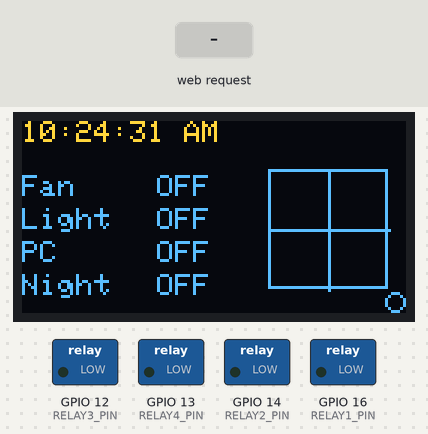
Bench run of a sketch on a simulated ESP8266 (NodeMCU). On the bench: 128×64 one-colour display, switched loads named in the sketch (green lamp = pin HIGH). The inputs (shaded band) are chosen by the test bench. The OLED is the two-colour kind (top 16 rows yellow); WiFi joins after 1.5 s; servers stay silent unless stated; the local clock reads 2024-03-15 10:24:30 at power-on unless the sketch sets it; EEPROM starts erased; what the sketch prints to the serial monitor is not drawn.

Above: at 1.3 s.
1.4 s: HTTP request GET /api/toggle?id=1 received
At 3.5 s:
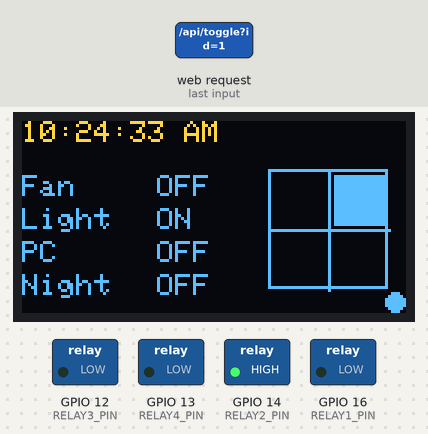
4.0 s: HTTP request GET /api/toggle?id=0 received
At 5.0 s:
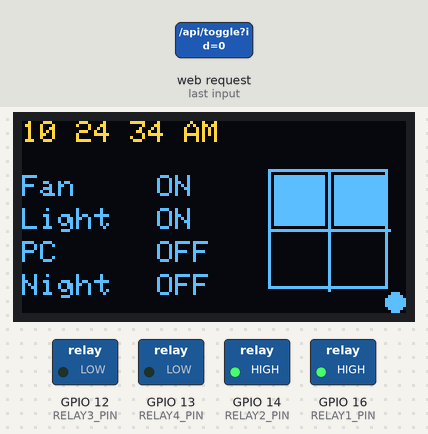
7.0 s: HTTP request GET /api/toggle?id=1&c=1&m=1 received
At 7.9 s:
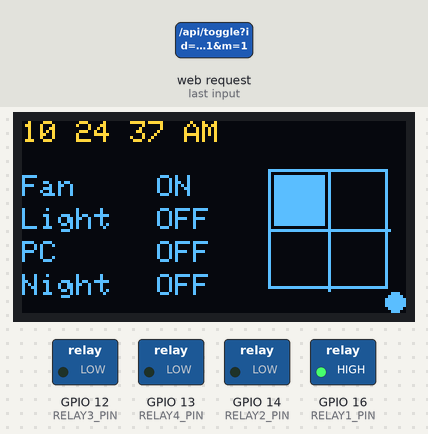
10.0 s: HTTP request GET /api/toggle?id=0 received
At 11.0 s:
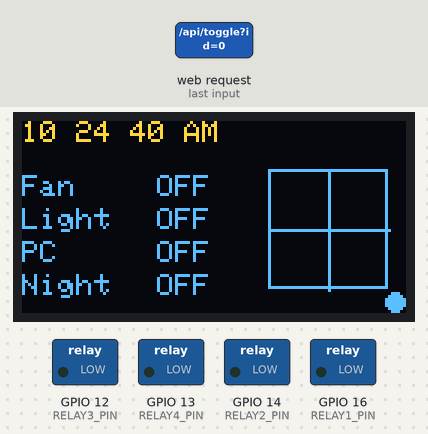
13.0 s: HTTP request GET /api/toggle?id=1 received
At 13.05 s:
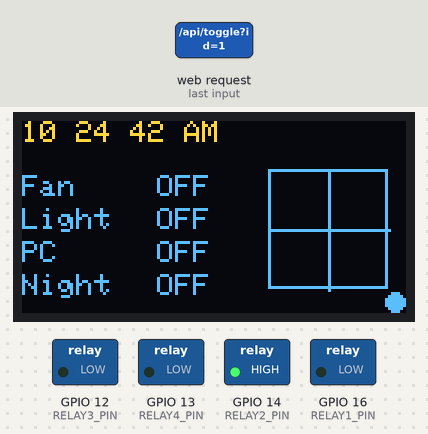
14.6 s: HTTP request GET /api/toggle?id=1&c=1&m=1 received
At 14.68 s:
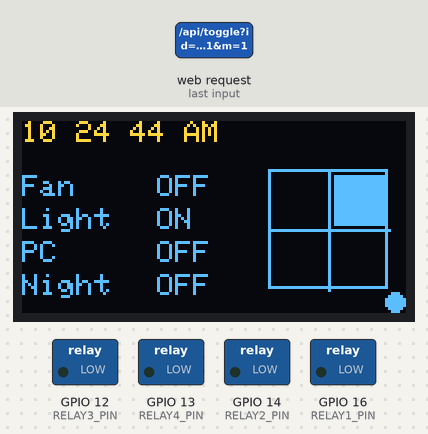
Timing chart, 0 to 17.2 s (numbered marks = the images above; inputs shaded):
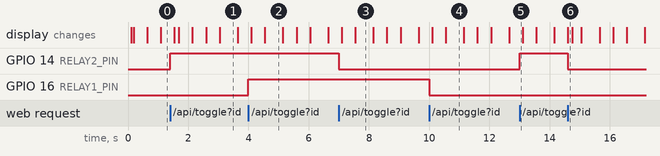

The sketch:

smart-switchboard-with-watch-function.ino
```cpp
#include <ESP8266WiFi.h>
#include <ESP8266WebServer.h>
#include <EEPROM.h>
#include <Wire.h>
#include <Adafruit_GFX.h>
#include <Adafruit_SSD1306.h>
#include <time.h>
#include <sys/time.h>

/**
 * HOME AUTOMATION ESP12F FIRMWARE + TIMERS
 * Hardware: NodeMCU 1.0 / ESP-12F
 * Display: SSD1306 128x64 I2C (0x3C)
 * Relays: Active LOW, Wired COM+NC -> (Pin HIGH = Relay OFF physically = Load ON via NC)
 */

#define OLED_SDA 4 // D2
#define OLED_SCL 5 // D1

#define RELAY1_PIN 16 // D0
#define RELAY2_PIN 14 // D5
#define RELAY3_PIN 12 // D6
#define RELAY4_PIN 13 // D7

// Logic Setup
#define LOAD_ON  HIGH
#define LOAD_OFF LOW

// Networking & Time Configuration
const char* ssid = "Ee";
const char* password = "";
const char* TZ_INFO = "IST-5:30"; // Indian Standard Time
const char* NTP_SERVERS[] = {"pool.ntp.org", "time.google.com"};

// Data Storage (EEPROM Layout)
struct Timer {
    uint32_t targetTime;
    bool action; // true = turn ON, false = turn OFF
    bool active;
};

struct ConfigStore {
    uint32_t magic;
    bool states[4];
    Timer timers[4];
} memory;

// Globals
ESP8266WebServer server(80);
Adafruit_SSD1306 display(128, 64, &Wire, -1);

const uint8_t relayPins[] = {RELAY1_PIN, RELAY2_PIN, RELAY3_PIN, RELAY4_PIN};
const char* relayNames[] = {"Fan", "Light", "PC", "Night"};
bool timeSynced = false;

// ---------------------------------------------------------
// WEB INTERFACE (EMBEDDED HTML)
// ---------------------------------------------------------
const char INDEX_HTML[] PROGMEM = R"=====(
<!DOCTYPE html><html><head><meta name="viewport" content="width=device-width,initial-scale=1">
<title>Room Control</title>
<style>
:root { --bg: #121212; --card: #1e1e1e; --text: #e0e0e0; --acc: #03dac6; --err: #cf6679; }
body { font-family: -apple-system, system-ui, sans-serif; background: var(--bg); color: var(--text); margin: 0; padding: 20px; text-align: center; }
.clock { font-size: 2.5rem; font-weight: bold; color: var(--acc); margin-bottom: 20px; font-variant-numeric: tabular-nums; text-shadow: 0 0 10px rgba(3,218,198,0.3); }
.grid { display: grid; grid-template-columns: repeat(auto-fit, minmax(290px, 1fr)); gap: 18px; max-width: 900px; margin: auto; text-align: left; }
.card { background: var(--card); border-radius: 16px; padding: 20px; box-shadow: 0 6px 16px rgba(0,0,0,0.4); border-top: 4px solid #bb86fc; }
.card-top { display: flex; justify-content: space-between; align-items: center; padding-bottom: 12px; border-bottom: 1px solid #333; margin-bottom: 15px;}
.name { font-size: 1.5rem; font-weight: 600; color: #fff; }
.switch { position: relative; width: 66px; height: 36px; display: inline-block; }
.switch input { opacity: 0; width: 0; height: 0; }
.slider { position: absolute; cursor: pointer; top: 0; left: 0; right: 0; bottom: 0; background: #444; transition: .3s; border-radius: 36px; }
.slider:before { position: absolute; content: ""; height: 26px; width: 26px; left: 5px; bottom: 5px; background: white; transition: .3s; border-radius: 50%; box-shadow: 0 2px 4px rgba(0,0,0,0.2); }
input:checked + .slider { background: var(--acc); }
input:checked + .slider:before { transform: translateX(30px); }
.tmr { background: #262626; padding: 12px; border-radius: 8px; display: flex; gap: 6px; align-items: center; flex-wrap: wrap; }
input[type=number], select, button { background: #333; color: white; border: 1px solid #555; padding: 7px; border-radius: 6px; outline: none; font-size:0.9rem;}
input[type=number] { width: 55px; text-align: center; }
button { background: var(--acc); color: black; font-weight: bold; cursor: pointer; padding: 7px 14px; transition: transform 0.1s;}
button:active { transform: scale(0.93); }
button.btn-cancel { background: var(--err); color: white; }
.info { font-size: 0.85rem; color: #999; margin-top: 10px; font-style: italic; min-height: 18px; }
</style></head>
<body>
<div class="clock" id="clock">Connecting...</div>
<div class="grid" id="grid"></div>
<script>
const audio = new (window.AudioContext || window.webkitAudioContext)();
function clickSound() {
  try {
    const o = audio.createOscillator(); const g = audio.createGain();
    o.connect(g); g.connect(audio.destination); o.type = 'sine'; o.frequency.setValueAtTime(800, audio.currentTime);
    g.gain.setValueAtTime(0.05, audio.currentTime); g.gain.exponentialRampToValueAtTime(0.001, audio.currentTime + 0.1);
    o.start(); o.stop(audio.currentTime + 0.1);
  } catch(e){}
}

// Generate UI dynamically so inputs keep focus on refresh
const names = ["Fan", "Light", "PC", "Night"];
let gridHtml = '';
for(let i=0; i<4; i++) {
  gridHtml += `
  <div class="card">
    <div class="card-top">
      <span class="name">${names[i]}</span>
      <label class="switch"><input type="checkbox" id="sw${i}" onchange="act(${i})"><span class="slider"></span></label>
    </div>
    <div class="tmr">
      Timer: <input type="number" id="tm${i}" placeholder="Min" min="1">
      <select id="ta${i}"><option value="1">ON</option><option value="0">OFF</option></select>
      <button onclick="setTmr(${i})">Set</button>
      <button id="tc${i}" class="btn-cancel" onclick="canTmr(${i})" style="display:none">X</button>
    </div>
    <div class="info" id="ti${i}">No timer active</div>
  </div>`;
}
document.getElementById('grid').innerHTML = gridHtml;

async function act(id) {
  clickSound();
  await fetch('/api/toggle?id=' + id);
  refresh();
}

async function setTmr(id) {
  clickSound();
  let m = document.getElementById('tm'+id).value;
  let a = document.getElementById('ta'+id).value;
  if(m > 0) { await fetch(`/api/timer?id=${id}&m=${m}&a=${a}`); refresh(); }
}

async function canTmr(id) {
  clickSound();
  await fetch('/api/timer?id='+id+'&c=1');
  refresh();
}

async function refresh() {
  try {
    const res = await fetch('/api/status');
    const d = await res.json();
    document.getElementById('clock').innerText = d.time;
    for (let i = 0; i < 4; i++) {
      let r = d.relays[i];
      let cb = document.getElementById('sw' + i);
      if (cb.checked !== r.state) cb.checked = r.state;

      let info = document.getElementById('ti' + i);
      let cx = document.getElementById('tc' + i);
      if (r.t_active) {
          cx.style.display = 'inline-block';
          info.innerText = `Pending: Turn ${r.t_action ? 'ON' : 'OFF'} in ${Math.floor(r.t_rem / 60)}m ${r.t_rem % 60}s`;
          info.style.color = '#03dac6';
      } else {
          cx.style.display = 'none';
          info.innerText = 'No timer active';
          info.style.color = '#999';
      }
    }
  } catch(e){}
}

async function pushTime() {
  try { await fetch('/api/settime?epoch=' + Math.floor(Date.now()/1000)); } catch(e){}
}
pushTime();
setInterval(pushTime, 300000); // Correct MCU clock skew if internet offline
setInterval(refresh, 1000);    // Update displays & countdowns
</script>
</body></html>
)=====";

// ---------------------------------------------------------
// CORE SYSTEM HELPERS
// ---------------------------------------------------------
void commitState() {
    EEPROM.put(0, memory);
    EEPROM.commit();
}

void applyHardwareStates() {
    for (int i = 0; i < 4; i++) {
        digitalWrite(relayPins[i], memory.states[i] ? LOAD_ON : LOAD_OFF);
    }
}

// Ensure the local time epoch represents actual reality, avoiding false timer fires at boot
void evaluateTimeSync() {
    if (!timeSynced && time(nullptr) > 1600000000) {
        timeSynced = true;
        Serial.println(F("[SYSTEM] Network/Browser Clock Sync Confirmed"));
    }
}

// Evaluates scheduled tasks dynamically
void processTimers() {
    evaluateTimeSync();
    if (!timeSynced) return;

    time_t now = time(nullptr);
    bool stateChanged = false;

    for (int i = 0; i < 4; i++) {
        if (memory.timers[i].active) {
            if ((uint32_t)now >= memory.timers[i].targetTime) {
                // Timer threshold hit! Activate the rule
                memory.states[i] = memory.timers[i].action;
                memory.timers[i].active = false; // Mark complete
                stateChanged = true;
                Serial.printf("[TIMER] Channel %d auto-switched to %s\n", i, memory.states[i] ? "ON" : "OFF");
            }
        }
    }

    // Persist and apply changes if timer successfully fired
    if (stateChanged) {
        applyHardwareStates();
        commitState();
    }
}

// ---------------------------------------------------------
// HTTP ROUTING CONTROLLERS
// ---------------------------------------------------------
void handleStatus() {
    evaluateTimeSync();
    char tBuffer[30] = "Syncing Time...";
    time_t now = time(nullptr);

    if (timeSynced) {
        struct tm* p = localtime(&now);
        int h = p->tm_hour % 12;
        if (h == 0) h = 12;
        snprintf(tBuffer, sizeof(tBuffer), "%02d:%02d:%02d %s", h, p->tm_min, p->tm_sec, (p->tm_hour >= 12 ? "PM" : "AM"));
    }

    char json[700]; // Generate output JSON avoiding dynamic strings fragmenting heap
    int pos = snprintf(json, sizeof(json), "{\"time\":\"%s\",\"relays\":[", tBuffer);

    for (int i = 0; i < 4; i++) {
        long remaining = 0;
        if (memory.timers[i].active) {
            remaining = (long)memory.timers[i].targetTime - (long)now;
            if (remaining < 0) remaining = 0;
        }

        pos += snprintf(json + pos, sizeof(json) - pos,
            "{\"state\":%s,\"name\":\"%s\",\"t_active\":%s,\"t_action\":%s,\"t_rem\":%ld}%s",
            memory.states[i] ? "true" : "false",
            relayNames[i],
            memory.timers[i].active ? "true" : "false",
            memory.timers[i].action ? "true" : "false",
            remaining,
            (i < 3) ? "," : ""
        );
    }
    snprintf(json + pos, sizeof(json) - pos, "]}");

    server.send(200, "application/json", json);
}

void handleToggle() {
    if (server.hasArg("id")) {
        int id = server.arg("id").toInt();
        if (id >= 0 && id < 4) {
            memory.states[id] = !memory.states[id];
            applyHardwareStates();
            commitState();
            Serial.printf("[USER] Channel %d toggled. Now %s\n", id, memory.states[id] ? "ON" : "OFF");
        }
    }
    server.send(200, "text/plain", "OK");
}

void handleTimer() {
    if (server.hasArg("id")) {
        int id = server.arg("id").toInt();
        if (id >= 0 && id < 4) {
            // Cancel specific Channel's timer setup
            if (server.hasArg("c")) {
                memory.timers[id].active = false;
                Serial.printf("[USER] Cleared Timer for Channel %d\n", id);
            }
            // Set newly configured Delay Action
            else if (server.hasArg("m") && server.hasArg("a")) {
                int minutes = server.arg("m").toInt();
                bool actionReq = (server.arg("a").toInt() == 1);

                memory.timers[id].targetTime = time(nullptr) + (minutes * 60);
                memory.timers[id].action = actionReq;
                memory.timers[id].active = true;

                Serial.printf("[USER] Set Timer %d mins on Channel %d to turn %s\n",
                                minutes, id, actionReq ? "ON" : "OFF");
            }
            commitState();
        }
    }
    server.send(200, "text/plain", "OK");
}

void handleSetTime() {
    // Allows Javascript web clients to forcefully pass timestamp on missing/broken Wifi link
    if (server.hasArg("epoch")) {
        time_t ep = (time_t)server.arg("epoch").toInt();
        if (ep > 1600000000) {
            struct timeval tv = { ep, 0 };
            settimeofday(&tv, nullptr);
            timeSynced = true;
        }
    }
    server.send(200, "text/plain", "OK");
}

// ---------------------------------------------------------
// OLED RENDERING ENGINE
// ---------------------------------------------------------
void drawDisplay() {
    static unsigned long lastUpdate = 0;
    if (millis() - lastUpdate < 150) return; // Throttled updates ~6.6 FPS
    lastUpdate = millis();

    display.clearDisplay();
    display.setTextColor(SSD1306_WHITE);

    // Header Line - System Digital Clock rendering
    display.setTextSize(1);
    display.setCursor(0, 0);
    evaluateTimeSync();

    if (timeSynced) {
        time_t now = time(nullptr);
        struct tm* p = localtime(&now);
        int h = p->tm_hour % 12;
        if (h == 0) h = 12;

        char blink = (millis() % 1000 < 500) ? ':' : ' ';
        char clk[25];
        snprintf(clk, sizeof(clk), "%02d%c%02d%c%02d %s", h, blink, p->tm_min, blink, p->tm_sec, (p->tm_hour >= 12 ? "PM" : "AM"));
        display.print(clk);
    } else {
        display.print(F("Syncing Time..."));
    }

    // Body Grid Generation - Relay Text Left side
    for (int i = 0; i < 4; i++) {
        int y = 18 + (i * 11);
        display.setCursor(0, y);
        display.print(relayNames[i]);

        display.setCursor(45, y);
        // Additional graphical info: show a trailing `*` marker when active timers apply
        display.print(memory.states[i] ? F("ON") : F("OFF"));
        if(memory.timers[i].active) {
           display.print(F(" *"));
        }
    }

    // Visual Indicator Component - 40x40 Graphic representation Right Side
    int baseX = 82;
    int baseY = 16;
    int sz = 40;

    display.drawRect(baseX, baseY, sz, sz, SSD1306_WHITE); // Outer bounds Shell
    display.drawLine(baseX + sz/2, baseY, baseX + sz/2, baseY + sz, SSD1306_WHITE); // Split vert
    display.drawLine(baseX, baseY + sz/2, baseX + sz, baseY + sz/2, SSD1306_WHITE); // Split hori

    // Fill quadrant boxes if specific load is triggered ON
    int fillPadding = 2;
    int fillW = (sz / 2) - (fillPadding * 2) + 1;
    if (memory.states[0]) display.fillRect(baseX + fillPadding, baseY + fillPadding, fillW, fillW, SSD1306_WHITE);
    if (memory.states[1]) display.fillRect(baseX + (sz/2) + fillPadding, baseY + fillPadding, fillW, fillW, SSD1306_WHITE);
    if (memory.states[2]) display.fillRect(baseX + fillPadding, baseY + (sz/2) + fillPadding, fillW, fillW, SSD1306_WHITE);
    if (memory.states[3]) display.fillRect(baseX + (sz/2) + fillPadding, baseY + (sz/2) + fillPadding, fillW, fillW, SSD1306_WHITE);

    // Wireless connection stability element symbolization
    if (WiFi.status() == WL_CONNECTED) {
        display.fillCircle(124, 60, 3, SSD1306_WHITE); // Filled bubble online
    } else {
        display.drawCircle(124, 60, 3, SSD1306_WHITE); // Outline bubble local net offline
    }

    display.display();
}

// ---------------------------------------------------------
// HARDWARE INITIALIZATIONS & BACKGROUND THREAD
// ---------------------------------------------------------
void setup() {
    Serial.begin(115200);
    delay(100);
    Serial.println(F("\n[BOOT] Timer Control System initializing."));

    // Secure load and format layout struct bounds inside EEPROM Flash
    EEPROM.begin(sizeof(ConfigStore));
    EEPROM.get(0, memory);

    if (memory.magic != 0xC0FFEE89) { // Fresh allocation format token match
        memory.magic = 0xC0FFEE89;
        for (int i = 0; i < 4; i++) {
            memory.states[i] = false;
            memory.timers[i].active = false;
        }
        commitState();
        Serial.println(F("[EEPROM] New storage structure built cleanly."));
    } else {
        Serial.println(F("[EEPROM] Retained state profiles injected successfully."));
    }

    // Attach GPIO channels, force setup immediately minimizing relay false chatter at boot.
    for (int i = 0; i < 4; i++) {
        pinMode(relayPins[i], OUTPUT);
    }
    applyHardwareStates();

    // Graphic Setup Pipeline
    Wire.begin(OLED_SDA, OLED_SCL);
    if (display.begin(SSD1306_SWITCHCAPVCC, 0x3C)) {
        display.clearDisplay();
        display.display();
    }

    // Initiate WiFi Station configuration context
    WiFi.setSleepMode(WIFI_NONE_SLEEP);
    WiFi.mode(WIFI_STA);
    WiFi.begin(ssid, password);

    // Establish external clock linkage
    configTime(TZ_INFO, NTP_SERVERS[0], NTP_SERVERS[1]);

    // Dispatch REST callbacks mappings
    server.on("/", []() { server.send_P(200, "text/html", INDEX_HTML); });
    server.on("/api/status", handleStatus);
    server.on("/api/toggle", handleToggle);
    server.on("/api/timer", handleTimer);
    server.on("/api/settime", handleSetTime);
    server.begin();

    Serial.println(F("[HTTP] Background interfaces engaged."));
}

void loop() {
    server.handleClient();
    processTimers(); // Interceptor testing timeline thresholds limits for events
    drawDisplay();   // Visual representations refreshed continuously

    // Gracefully handling network connectivity detach events in background bounds
    static unsigned long wifiFailSafeCheck = 0;
    if (millis() - wifiFailSafeCheck > 10000) {
        wifiFailSafeCheck = millis();
        if (WiFi.status() != WL_CONNECTED) {
            WiFi.begin(ssid, password);
        }
    }
}
```

Measured:
- after the input at 1.4 s, GPIO 14 (RELAY2_PIN): LOW → HIGH at once; the display: first changes after 0.14 s (image 1 shows a later state)
- after the input at 4.0 s, GPIO 16 (RELAY1_PIN): LOW → HIGH at once; the display: first changes after 0.09 s (image 2 shows a later state)
- after the input at 7.0 s, GPIO 14 (RELAY2_PIN): HIGH → LOW at once; the display: first changes after 0.10 s (image 3 shows a later state)
- after the input at 10.0 s, GPIO 16 (RELAY1_PIN): HIGH → LOW at once; the display: first changes after 0.10 s (image 4 shows a later state)
- after the input at 13.0 s, GPIO 14 (RELAY2_PIN): LOW → HIGH at once
- after the input at 14.6 s, GPIO 14 (RELAY2_PIN): HIGH → LOW at once
- what the display in image 2 shows lasts 0.6 s, from 4.5 s to 5.1 s
